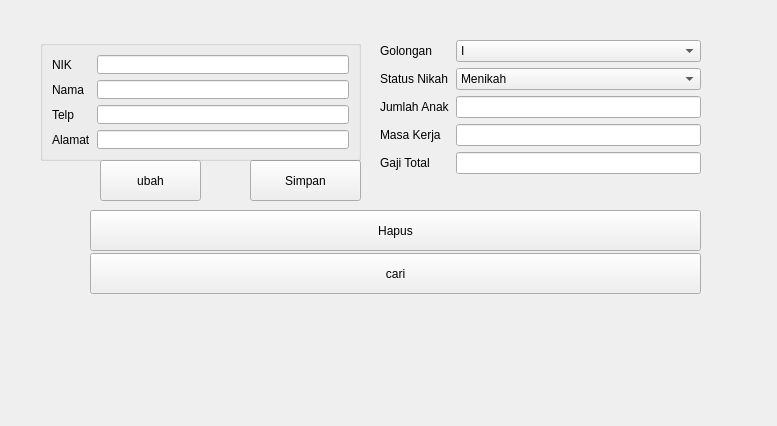
<?xml version="1.0" encoding="UTF-8"?>
<ui version="4.0">
 <class>Formkaryawan</class>
 <widget class="QWidget" name="Formkaryawan">
  <property name="geometry">
   <rect>
    <x>0</x>
    <y>0</y>
    <width>777</width>
    <height>426</height>
   </rect>
  </property>
  <property name="windowTitle">
   <string>Form</string>
  </property>
  <widget class="QPushButton" name="pushButton">
   <property name="geometry">
    <rect>
     <x>250</x>
     <y>160</y>
     <width>111</width>
     <height>41</height>
    </rect>
   </property>
   <property name="text">
    <string>Simpan</string>
   </property>
  </widget>
  <widget class="QWidget" name="formLayoutWidget">
   <property name="geometry">
    <rect>
     <x>380</x>
     <y>40</y>
     <width>321</width>
     <height>141</height>
    </rect>
   </property>
   <layout class="QFormLayout" name="formLayout">
    <item row="0" column="0">
     <widget class="QLabel" name="golonganLabel">
      <property name="text">
       <string>Golongan</string>
      </property>
     </widget>
    </item>
    <item row="0" column="1">
     <widget class="QComboBox" name="golonganComboBox">
      <item>
       <property name="text">
        <string>I</string>
       </property>
      </item>
      <item>
       <property name="text">
        <string>II</string>
       </property>
      </item>
      <item>
       <property name="text">
        <string>III</string>
       </property>
      </item>
      <item>
       <property name="text">
        <string>IV</string>
       </property>
      </item>
     </widget>
    </item>
    <item row="1" column="0">
     <widget class="QLabel" name="statusNikahLabel">
      <property name="text">
       <string>Status Nikah</string>
      </property>
     </widget>
    </item>
    <item row="1" column="1">
     <widget class="QComboBox" name="statusNikahComboBox">
      <item>
       <property name="text">
        <string>Menikah</string>
       </property>
      </item>
      <item>
       <property name="text">
        <string>Belum Menikah</string>
       </property>
      </item>
     </widget>
    </item>
    <item row="2" column="0">
     <widget class="QLabel" name="jumlahAnakLabel">
      <property name="text">
       <string>Jumlah Anak</string>
      </property>
     </widget>
    </item>
    <item row="2" column="1">
     <widget class="QLineEdit" name="jumlahAnakLineEdit"/>
    </item>
    <item row="3" column="0">
     <widget class="QLabel" name="masaKerjaLabel">
      <property name="text">
       <string>Masa Kerja</string>
      </property>
     </widget>
    </item>
    <item row="3" column="1">
     <widget class="QLineEdit" name="masaKerjaLineEdit"/>
    </item>
    <item row="4" column="0">
     <widget class="QLabel" name="gajiTotalLabel">
      <property name="text">
       <string>Gaji Total</string>
      </property>
     </widget>
    </item>
    <item row="4" column="1">
     <widget class="QLineEdit" name="gajiTotalLineEdit"/>
    </item>
   </layout>
  </widget>
  <widget class="QGroupBox" name="formGroupBox_2">
   <property name="geometry">
    <rect>
     <x>40</x>
     <y>40</y>
     <width>321</width>
     <height>121</height>
    </rect>
   </property>
   <layout class="QFormLayout" name="formLayout_2">
    <item row="0" column="0">
     <widget class="QLabel" name="nIKLabel">
      <property name="text">
       <string>NIK</string>
      </property>
     </widget>
    </item>
    <item row="0" column="1">
     <widget class="QLineEdit" name="nIKLineEdit"/>
    </item>
    <item row="1" column="0">
     <widget class="QLabel" name="namaLabel">
      <property name="text">
       <string>Nama</string>
      </property>
     </widget>
    </item>
    <item row="1" column="1">
     <widget class="QLineEdit" name="namaLineEdit"/>
    </item>
    <item row="2" column="0">
     <widget class="QLabel" name="telpLabel">
      <property name="text">
       <string>Telp</string>
      </property>
     </widget>
    </item>
    <item row="2" column="1">
     <widget class="QLineEdit" name="telpLineEdit"/>
    </item>
    <item row="3" column="0">
     <widget class="QLabel" name="alamatLabel">
      <property name="text">
       <string>Alamat</string>
      </property>
     </widget>
    </item>
    <item row="3" column="1">
     <widget class="QLineEdit" name="alamatLineEdit"/>
    </item>
   </layout>
  </widget>
  <widget class="QPushButton" name="pushButton_2">
   <property name="geometry">
    <rect>
     <x>100</x>
     <y>160</y>
     <width>101</width>
     <height>41</height>
    </rect>
   </property>
   <property name="text">
    <string>ubah</string>
   </property>
  </widget>
  <widget class="QPushButton" name="pushButton_3">
   <property name="geometry">
    <rect>
     <x>90</x>
     <y>210</y>
     <width>611</width>
     <height>41</height>
    </rect>
   </property>
   <property name="text">
    <string>Hapus</string>
   </property>
  </widget>
  <widget class="QPushButton" name="pushButton_4">
   <property name="geometry">
    <rect>
     <x>90</x>
     <y>253</y>
     <width>611</width>
     <height>41</height>
    </rect>
   </property>
   <property name="text">
    <string>cari</string>
   </property>
  </widget>
 </widget>
 <resources/>
 <connections/>
</ui>
